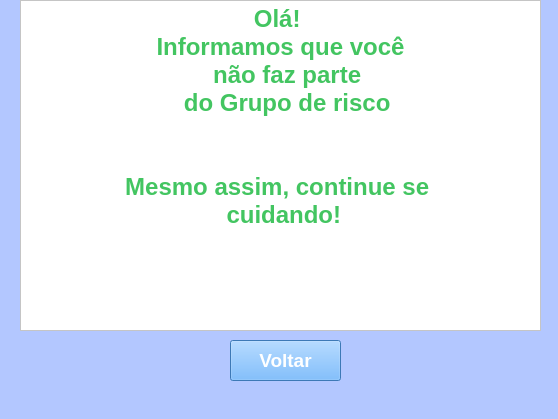
<?xml version="1.0" encoding="UTF-8"?>
<ui version="4.0">
 <class>MainWindow</class>
 <widget class="QMainWindow" name="MainWindow">
  <property name="geometry">
   <rect>
    <x>0</x>
    <y>0</y>
    <width>558</width>
    <height>419</height>
   </rect>
  </property>
  <property name="windowTitle">
   <string>MainWindow</string>
  </property>
  <property name="styleSheet">
   <string notr="true">background-color: rgb(179, 199, 255);</string>
  </property>
  <widget class="QWidget" name="centralwidget">
   <widget class="QTextEdit" name="textEdit">
    <property name="geometry">
     <rect>
      <x>20</x>
      <y>0</y>
      <width>521</width>
      <height>331</height>
     </rect>
    </property>
    <property name="font">
     <font>
      <weight>75</weight>
      <bold>true</bold>
     </font>
    </property>
    <property name="styleSheet">
     <string notr="true">color: rgb(255, 255, 255);
background-color: rgb(255, 255, 255);</string>
    </property>
    <property name="html">
     <string>&lt;!DOCTYPE HTML PUBLIC &quot;-//W3C//DTD HTML 4.0//EN&quot; &quot;http://www.w3.org/TR/REC-html40/strict.dtd&quot;&gt;
&lt;html&gt;&lt;head&gt;&lt;meta name=&quot;qrichtext&quot; content=&quot;1&quot; /&gt;&lt;style type=&quot;text/css&quot;&gt;
p, li { white-space: pre-wrap; }
&lt;/style&gt;&lt;/head&gt;&lt;body style=&quot; font-family:'MS Shell Dlg 2'; font-size:8.25pt; font-weight:600; font-style:normal;&quot;&gt;
&lt;p align=&quot;center&quot; style=&quot; margin-top:0px; margin-bottom:0px; margin-left:0px; margin-right:0px; -qt-block-indent:0; text-indent:0px;&quot;&gt;&lt;span style=&quot; font-size:18pt; color:#43c561;&quot;&gt;Olá! &lt;/span&gt;&lt;/p&gt;
&lt;p align=&quot;center&quot; style=&quot; margin-top:0px; margin-bottom:0px; margin-left:0px; margin-right:0px; -qt-block-indent:0; text-indent:0px;&quot;&gt;&lt;span style=&quot; font-size:18pt; color:#43c561;&quot;&gt;Informamos que você&lt;/span&gt;&lt;/p&gt;
&lt;p align=&quot;center&quot; style=&quot; margin-top:0px; margin-bottom:0px; margin-left:0px; margin-right:0px; -qt-block-indent:0; text-indent:0px;&quot;&gt;&lt;span style=&quot; font-size:18pt; color:#43c561;&quot;&gt;   não faz parte &lt;/span&gt;&lt;/p&gt;
&lt;p align=&quot;center&quot; style=&quot; margin-top:0px; margin-bottom:0px; margin-left:0px; margin-right:0px; -qt-block-indent:0; text-indent:0px;&quot;&gt;&lt;span style=&quot; font-size:18pt; color:#43c561;&quot;&gt;  do Grupo de risco&lt;/span&gt;&lt;/p&gt;
&lt;p align=&quot;center&quot; style=&quot;-qt-paragraph-type:empty; margin-top:0px; margin-bottom:0px; margin-left:0px; margin-right:0px; -qt-block-indent:0; text-indent:0px; font-size:18pt; color:#43c561;&quot;&gt;&lt;br /&gt;&lt;/p&gt;
&lt;p align=&quot;center&quot; style=&quot;-qt-paragraph-type:empty; margin-top:0px; margin-bottom:0px; margin-left:0px; margin-right:0px; -qt-block-indent:0; text-indent:0px; font-size:18pt; color:#43c561;&quot;&gt;&lt;br /&gt;&lt;/p&gt;
&lt;p align=&quot;center&quot; style=&quot; margin-top:0px; margin-bottom:0px; margin-left:0px; margin-right:0px; -qt-block-indent:0; text-indent:0px;&quot;&gt;&lt;span style=&quot; font-size:18pt; color:#43c561;&quot;&gt;Mesmo assim, continue se &lt;/span&gt;&lt;/p&gt;
&lt;p align=&quot;center&quot; style=&quot; margin-top:0px; margin-bottom:0px; margin-left:0px; margin-right:0px; -qt-block-indent:0; text-indent:0px;&quot;&gt;&lt;span style=&quot; font-size:18pt; color:#43c561;&quot;&gt; cuidando!&lt;/span&gt;&lt;/p&gt;&lt;/body&gt;&lt;/html&gt;</string>
    </property>
   </widget>
   <widget class="QPushButton" name="pushButton">
    <property name="geometry">
     <rect>
      <x>230</x>
      <y>340</y>
      <width>111</width>
      <height>41</height>
     </rect>
    </property>
    <property name="font">
     <font>
      <family>Arial</family>
      <pointsize>14</pointsize>
      <weight>75</weight>
      <bold>true</bold>
     </font>
    </property>
    <property name="styleSheet">
     <string notr="true">border-color: rgb(255, 255, 255);
background-color: rgb(85, 170, 255);
color: rgb(255, 255, 255);</string>
    </property>
    <property name="text">
     <string>Voltar</string>
    </property>
   </widget>
  </widget>
  <widget class="QMenuBar" name="menubar">
   <property name="geometry">
    <rect>
     <x>0</x>
     <y>0</y>
     <width>558</width>
     <height>21</height>
    </rect>
   </property>
  </widget>
  <widget class="QStatusBar" name="statusbar"/>
 </widget>
 <resources/>
 <connections/>
</ui>
